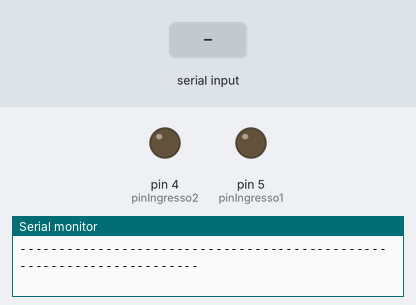
A sketch run on a simulated Arduino Uno, built with avr-gcc and run on an emulated ATmega328P. Shown: output pins drawn as LEDs (lit = HIGH), the last lines printed to the serial monitor. Inputs (shaded band) come from the test bench.

Above: at 1.2 s.
1.3 s: "1" received over Serial
At 1.9 s:
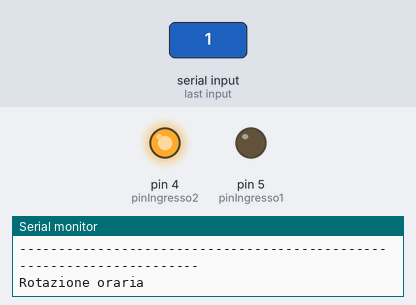
2.8 s: "2" received over Serial
At 4.0 s:
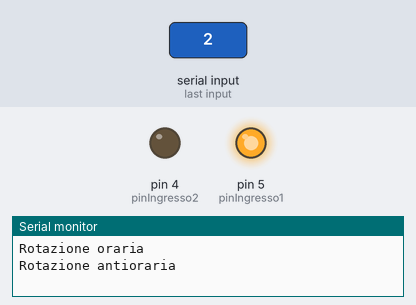
4.3 s: "0" received over Serial
At 5.4 s:
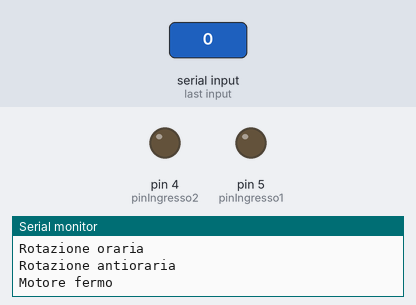
Timing chart, 0 to 7.3 s (numbered marks = the images above; inputs shaded):
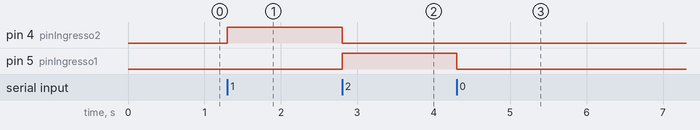

Measured:
- after the input at 1.3 s, pin 4 (pinIngresso2): LOW → HIGH at once
- after the input at 2.8 s, pin 4 (pinIngresso2): HIGH → LOW at once; pin 5 (pinIngresso1): LOW → HIGH at once
- after the input at 4.3 s, pin 5 (pinIngresso1): HIGH → LOW at once

The sketch:

sketch45.ino
```cpp
/* Prof. Michele Maffucci
   19.04.2014

   Utilizzo del ponte H L293D
   per pilotare da tastiers il senso
   di rotazione di un motore in CC

   Collegamenti
   L293D > Arduino

   pin 1 - pin 9 - pin 16: +Vcc
   pin 2: pin 4 Arduino
   pin 3: motore
   pin 4 - pin 5 - pin 12 - pin 13: GND
   pin 6: motore
   pin 7: 4 Arduino
   pin 8: Vin Arduino
*/

// Pin di input del ponte H
const int pinIngresso1 = 5; // collegato al pin 3 dell'L293D
const int pinIngresso2 = 4; // collegato al pin 6 dell'L293D

void setup()
{
  Serial.begin(9600);             // inizializzazione della porta seriale
  pinMode(pinIngresso1, OUTPUT);  // pin di controllo senso di rotazione
  pinMode(pinIngresso2, OUTPUT);  // pin di controllo senso di rotazione
  Serial.println("1 - 2 impostano la direzione, qualsiasi altro pulsante ferma il motore");
  Serial.println("----------------------------------------------------------------------");
}

void loop()
{
  if ( Serial.available()) {        // verifica disponibilia' di un carattere sulla serial
    char ch = Serial.read();        // legge il carattere inserito
    if (ch == '1')                  // rotazione oraria
    {
      Serial.println("Rotazione oraria");
      digitalWrite(pinIngresso1,LOW);
      digitalWrite(pinIngresso2,HIGH);
    }
    else if (ch == '2')              // rotazione antioraria
    {
      Serial.println("Rotazione antioraria");
      digitalWrite(pinIngresso1,HIGH);
      digitalWrite(pinIngresso2,LOW);
    }
    else
    {
      Serial.println("Motore fermo");   // ferma il motore
      digitalWrite(pinIngresso1,LOW);
      digitalWrite(pinIngresso2,LOW);
    }
  }
}
```
